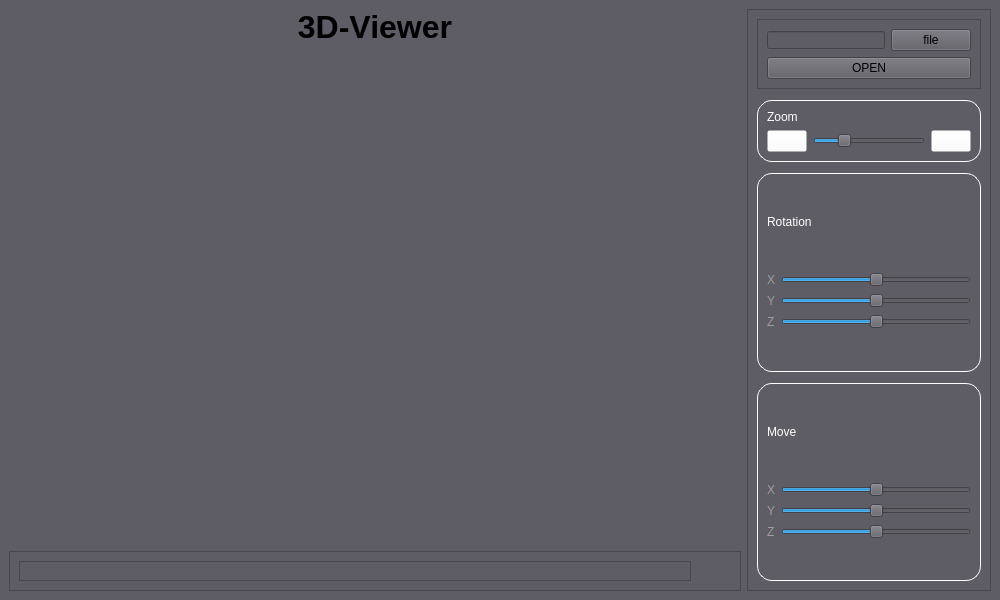
<?xml version="1.0" encoding="UTF-8"?>
<ui version="4.0">
 <class>MainViewer</class>
 <widget class="QMainWindow" name="MainViewer">
  <property name="geometry">
   <rect>
    <x>0</x>
    <y>0</y>
    <width>1000</width>
    <height>600</height>
   </rect>
  </property>
  <property name="windowTitle">
   <string>MainViewer</string>
  </property>
  <property name="styleSheet">
   <string notr="true">background-color: rgb(94, 92, 100);</string>
  </property>
  <widget class="QWidget" name="centralwidget">
   <layout class="QGridLayout" name="gridLayout_7">
    <item row="0" column="1" rowspan="3">
     <widget class="QFrame" name="frame">
      <property name="sizePolicy">
       <sizepolicy hsizetype="Maximum" vsizetype="Preferred">
        <horstretch>0</horstretch>
        <verstretch>0</verstretch>
       </sizepolicy>
      </property>
      <property name="frameShape">
       <enum>QFrame::StyledPanel</enum>
      </property>
      <property name="frameShadow">
       <enum>QFrame::Raised</enum>
      </property>
      <layout class="QGridLayout" name="gridLayout">
       <item row="3" column="0" colspan="2">
        <widget class="QFrame" name="translate_3">
         <property name="styleSheet">
          <string notr="true">QFrame {
color: white;
margin-top: 5px;
border: 1px solid white;
border-radius: 15px;
}

QLabel {
margin-top: 0;
border: none;
}</string>
         </property>
         <property name="frameShape">
          <enum>QFrame::StyledPanel</enum>
         </property>
         <property name="frameShadow">
          <enum>QFrame::Raised</enum>
         </property>
         <layout class="QGridLayout" name="gridLayout_5">
          <item row="0" column="0">
           <widget class="QLabel" name="translate_title_6">
            <property name="sizePolicy">
             <sizepolicy hsizetype="Preferred" vsizetype="Maximum">
              <horstretch>0</horstretch>
              <verstretch>0</verstretch>
             </sizepolicy>
            </property>
            <property name="text">
             <string>Move</string>
            </property>
           </widget>
          </item>
          <item row="1" column="0">
           <layout class="QVBoxLayout" name="verticalLayout_6">
            <property name="topMargin">
             <number>5</number>
            </property>
            <item>
             <layout class="QHBoxLayout" name="line_16">
              <property name="leftMargin">
               <number>0</number>
              </property>
              <item>
               <widget class="QLabel" name="label_16">
                <property name="styleSheet">
                 <string notr="true">	color: rgba(255, 255, 255, 102);</string>
                </property>
                <property name="text">
                 <string>X</string>
                </property>
               </widget>
              </item>
              <item>
               <widget class="QSlider" name="translate_x_val_3">
                <property name="minimum">
                 <number>-100</number>
                </property>
                <property name="maximum">
                 <number>100</number>
                </property>
                <property name="value">
                 <number>0</number>
                </property>
                <property name="orientation">
                 <enum>Qt::Horizontal</enum>
                </property>
               </widget>
              </item>
             </layout>
            </item>
            <item>
             <layout class="QHBoxLayout" name="line_17">
              <property name="leftMargin">
               <number>0</number>
              </property>
              <item>
               <widget class="QLabel" name="label_17">
                <property name="styleSheet">
                 <string notr="true">	color: rgba(255, 255, 255, 102);</string>
                </property>
                <property name="text">
                 <string>Y</string>
                </property>
               </widget>
              </item>
              <item>
               <widget class="QSlider" name="translate_y_val_3">
                <property name="minimum">
                 <number>-100</number>
                </property>
                <property name="maximum">
                 <number>100</number>
                </property>
                <property name="value">
                 <number>0</number>
                </property>
                <property name="orientation">
                 <enum>Qt::Horizontal</enum>
                </property>
               </widget>
              </item>
             </layout>
            </item>
            <item>
             <layout class="QHBoxLayout" name="line_18">
              <property name="leftMargin">
               <number>0</number>
              </property>
              <item>
               <widget class="QLabel" name="label_18">
                <property name="styleSheet">
                 <string notr="true">	color: rgba(255, 255, 255, 102);</string>
                </property>
                <property name="text">
                 <string>Z</string>
                </property>
               </widget>
              </item>
              <item>
               <widget class="QSlider" name="translate_z_val_3">
                <property name="minimum">
                 <number>-100</number>
                </property>
                <property name="maximum">
                 <number>100</number>
                </property>
                <property name="value">
                 <number>0</number>
                </property>
                <property name="orientation">
                 <enum>Qt::Horizontal</enum>
                </property>
               </widget>
              </item>
             </layout>
            </item>
           </layout>
          </item>
         </layout>
        </widget>
       </item>
       <item row="0" column="0" colspan="2">
        <widget class="QFrame" name="open_file_layer_3">
         <property name="sizePolicy">
          <sizepolicy hsizetype="Preferred" vsizetype="Maximum">
           <horstretch>0</horstretch>
           <verstretch>0</verstretch>
          </sizepolicy>
         </property>
         <property name="styleSheet">
          <string notr="true">background-color: rgb(94, 92, 100);</string>
         </property>
         <property name="frameShape">
          <enum>QFrame::StyledPanel</enum>
         </property>
         <property name="frameShadow">
          <enum>QFrame::Raised</enum>
         </property>
         <layout class="QGridLayout" name="gridLayout_2">
          <item row="0" column="0">
           <widget class="QLineEdit" name="pathObj_3">
            <property name="styleSheet">
             <string notr="true">padding-left: 5px;
padding-right: 5px;
color: rgb(255, 255, 255);</string>
            </property>
            <property name="readOnly">
             <bool>true</bool>
            </property>
           </widget>
          </item>
          <item row="0" column="1">
           <widget class="QPushButton" name="openObjBtn_3">
            <property name="styleSheet">
             <string notr="true">QPushButton {
	image: url(:/res/assets/img/open.svg);
}</string>
            </property>
            <property name="text">
             <string>file</string>
            </property>
           </widget>
          </item>
          <item row="1" column="0" colspan="2">
           <widget class="QPushButton" name="renderBtn_3">
            <property name="styleSheet">
             <string notr="true"/>
            </property>
            <property name="text">
             <string>OPEN</string>
            </property>
           </widget>
          </item>
         </layout>
        </widget>
       </item>
       <item row="1" column="0" colspan="2">
        <widget class="QFrame" name="scale_3">
         <property name="enabled">
          <bool>true</bool>
         </property>
         <property name="sizePolicy">
          <sizepolicy hsizetype="Minimum" vsizetype="Maximum">
           <horstretch>0</horstretch>
           <verstretch>0</verstretch>
          </sizepolicy>
         </property>
         <property name="styleSheet">
          <string notr="true">QFrame {
color: white;
margin-top: 5px;
border: 1px solid white;
border-radius: 15px;
}

QLabel {
margin-top: 0;
border: none;
}

QPushButton {
	background-color: rgba(255, 255, 255, 0);
}

QPushButton:pressed {
padding-top: 3px;
padding-right: 3px;
}</string>
         </property>
         <property name="frameShape">
          <enum>QFrame::StyledPanel</enum>
         </property>
         <property name="frameShadow">
          <enum>QFrame::Raised</enum>
         </property>
         <layout class="QGridLayout" name="gridLayout_3">
          <item row="0" column="0" colspan="2">
           <widget class="QLabel" name="rotate_title_6">
            <property name="sizePolicy">
             <sizepolicy hsizetype="Preferred" vsizetype="Maximum">
              <horstretch>0</horstretch>
              <verstretch>0</verstretch>
             </sizepolicy>
            </property>
            <property name="text">
             <string>Zoom</string>
            </property>
           </widget>
          </item>
          <item row="1" column="0">
           <widget class="QPushButton" name="out_btn_3">
            <property name="sizePolicy">
             <sizepolicy hsizetype="Minimum" vsizetype="Maximum">
              <horstretch>0</horstretch>
              <verstretch>0</verstretch>
             </sizepolicy>
            </property>
            <property name="styleSheet">
             <string notr="true">QPushButton {
image: url(:/res/assets/img/zoom_out.svg);
}</string>
            </property>
            <property name="text">
             <string/>
            </property>
           </widget>
          </item>
          <item row="1" column="1">
           <widget class="QSlider" name="scale_val_3">
            <property name="sizePolicy">
             <sizepolicy hsizetype="Expanding" vsizetype="Maximum">
              <horstretch>0</horstretch>
              <verstretch>0</verstretch>
             </sizepolicy>
            </property>
            <property name="minimum">
             <number>1</number>
            </property>
            <property name="maximum">
             <number>200</number>
            </property>
            <property name="value">
             <number>50</number>
            </property>
            <property name="orientation">
             <enum>Qt::Horizontal</enum>
            </property>
           </widget>
          </item>
          <item row="1" column="2">
           <widget class="QPushButton" name="in_btn_3">
            <property name="sizePolicy">
             <sizepolicy hsizetype="Minimum" vsizetype="Maximum">
              <horstretch>0</horstretch>
              <verstretch>0</verstretch>
             </sizepolicy>
            </property>
            <property name="styleSheet">
             <string notr="true">QPushButton {
image: url(:/res/assets/img/zoom_in.svg);
}
</string>
            </property>
            <property name="text">
             <string/>
            </property>
           </widget>
          </item>
         </layout>
        </widget>
       </item>
       <item row="2" column="0" colspan="2">
        <widget class="QFrame" name="rotate_3">
         <property name="styleSheet">
          <string notr="true">QFrame {
color: white;
margin-top: 5px;
border: 1px solid white;
border-radius: 15px;
}

QLabel {
margin-top: 0;
border: none;
}</string>
         </property>
         <property name="frameShape">
          <enum>QFrame::StyledPanel</enum>
         </property>
         <property name="frameShadow">
          <enum>QFrame::Raised</enum>
         </property>
         <layout class="QGridLayout" name="gridLayout_4">
          <item row="0" column="0">
           <widget class="QLabel" name="rotate_title_3">
            <property name="sizePolicy">
             <sizepolicy hsizetype="Preferred" vsizetype="Maximum">
              <horstretch>0</horstretch>
              <verstretch>0</verstretch>
             </sizepolicy>
            </property>
            <property name="text">
             <string>Rotation</string>
            </property>
           </widget>
          </item>
          <item row="1" column="0">
           <layout class="QVBoxLayout" name="verticalLayout_3">
            <property name="topMargin">
             <number>5</number>
            </property>
            <item>
             <layout class="QHBoxLayout" name="line_7">
              <property name="leftMargin">
               <number>0</number>
              </property>
              <item>
               <widget class="QLabel" name="label_7">
                <property name="styleSheet">
                 <string notr="true">	color: rgba(255, 255, 255, 102);</string>
                </property>
                <property name="text">
                 <string>X</string>
                </property>
               </widget>
              </item>
              <item>
               <widget class="QSlider" name="rotate_x_val_3">
                <property name="minimum">
                 <number>-360</number>
                </property>
                <property name="maximum">
                 <number>360</number>
                </property>
                <property name="singleStep">
                 <number>1</number>
                </property>
                <property name="orientation">
                 <enum>Qt::Horizontal</enum>
                </property>
               </widget>
              </item>
             </layout>
            </item>
            <item>
             <layout class="QHBoxLayout" name="line_8">
              <property name="leftMargin">
               <number>0</number>
              </property>
              <item>
               <widget class="QLabel" name="label_8">
                <property name="styleSheet">
                 <string notr="true">	color: rgba(255, 255, 255, 102);</string>
                </property>
                <property name="text">
                 <string>Y</string>
                </property>
               </widget>
              </item>
              <item>
               <widget class="QSlider" name="rotate_y_val_3">
                <property name="minimum">
                 <number>-360</number>
                </property>
                <property name="maximum">
                 <number>360</number>
                </property>
                <property name="singleStep">
                 <number>0</number>
                </property>
                <property name="orientation">
                 <enum>Qt::Horizontal</enum>
                </property>
               </widget>
              </item>
             </layout>
            </item>
            <item>
             <layout class="QHBoxLayout" name="line_9">
              <property name="leftMargin">
               <number>0</number>
              </property>
              <item>
               <widget class="QLabel" name="label_9">
                <property name="styleSheet">
                 <string notr="true">	color: rgba(255, 255, 255, 102);</string>
                </property>
                <property name="text">
                 <string>Z</string>
                </property>
               </widget>
              </item>
              <item>
               <widget class="QSlider" name="rotate_z_val_3">
                <property name="minimum">
                 <number>-360</number>
                </property>
                <property name="maximum">
                 <number>360</number>
                </property>
                <property name="singleStep">
                 <number>0</number>
                </property>
                <property name="orientation">
                 <enum>Qt::Horizontal</enum>
                </property>
               </widget>
              </item>
             </layout>
            </item>
           </layout>
          </item>
         </layout>
        </widget>
       </item>
      </layout>
     </widget>
    </item>
    <item row="0" column="0">
     <widget class="QLabel" name="header">
      <property name="sizePolicy">
       <sizepolicy hsizetype="Minimum" vsizetype="Maximum">
        <horstretch>0</horstretch>
        <verstretch>0</verstretch>
       </sizepolicy>
      </property>
      <property name="font">
       <font>
        <pointsize>24</pointsize>
        <weight>75</weight>
        <bold>true</bold>
       </font>
      </property>
      <property name="text">
       <string>3D-Viewer</string>
      </property>
      <property name="alignment">
       <set>Qt::AlignCenter</set>
      </property>
     </widget>
    </item>
    <item row="1" column="0">
     <widget class="GLWidget" name="widget" native="true"/>
    </item>
    <item row="2" column="0">
     <widget class="QFrame" name="frame_8">
      <property name="sizePolicy">
       <sizepolicy hsizetype="Preferred" vsizetype="Maximum">
        <horstretch>0</horstretch>
        <verstretch>0</verstretch>
       </sizepolicy>
      </property>
      <property name="frameShape">
       <enum>QFrame::StyledPanel</enum>
      </property>
      <property name="frameShadow">
       <enum>QFrame::Raised</enum>
      </property>
      <layout class="QGridLayout" name="gridLayout_6">
       <item row="0" column="0">
        <widget class="QFrame" name="frame_9">
         <property name="sizePolicy">
          <sizepolicy hsizetype="Preferred" vsizetype="Preferred">
           <horstretch>0</horstretch>
           <verstretch>0</verstretch>
          </sizepolicy>
         </property>
         <property name="styleSheet">
          <string notr="true">border-color: rgb(94, 92, 100);
border-color: rgb(61, 56, 70);</string>
         </property>
         <property name="frameShape">
          <enum>QFrame::StyledPanel</enum>
         </property>
         <property name="frameShadow">
          <enum>QFrame::Raised</enum>
         </property>
        </widget>
       </item>
       <item row="0" column="1">
        <spacer name="horizontalSpacer">
         <property name="orientation">
          <enum>Qt::Horizontal</enum>
         </property>
         <property name="sizeType">
          <enum>QSizePolicy::Preferred</enum>
         </property>
         <property name="sizeHint" stdset="0">
          <size>
           <width>40</width>
           <height>20</height>
          </size>
         </property>
        </spacer>
       </item>
      </layout>
     </widget>
    </item>
   </layout>
  </widget>
 </widget>
 <customwidgets>
  <customwidget>
   <class>GLWidget</class>
   <extends>QWidget</extends>
   <header>glwidget.h</header>
   <container>1</container>
  </customwidget>
 </customwidgets>
 <resources/>
 <connections/>
</ui>
